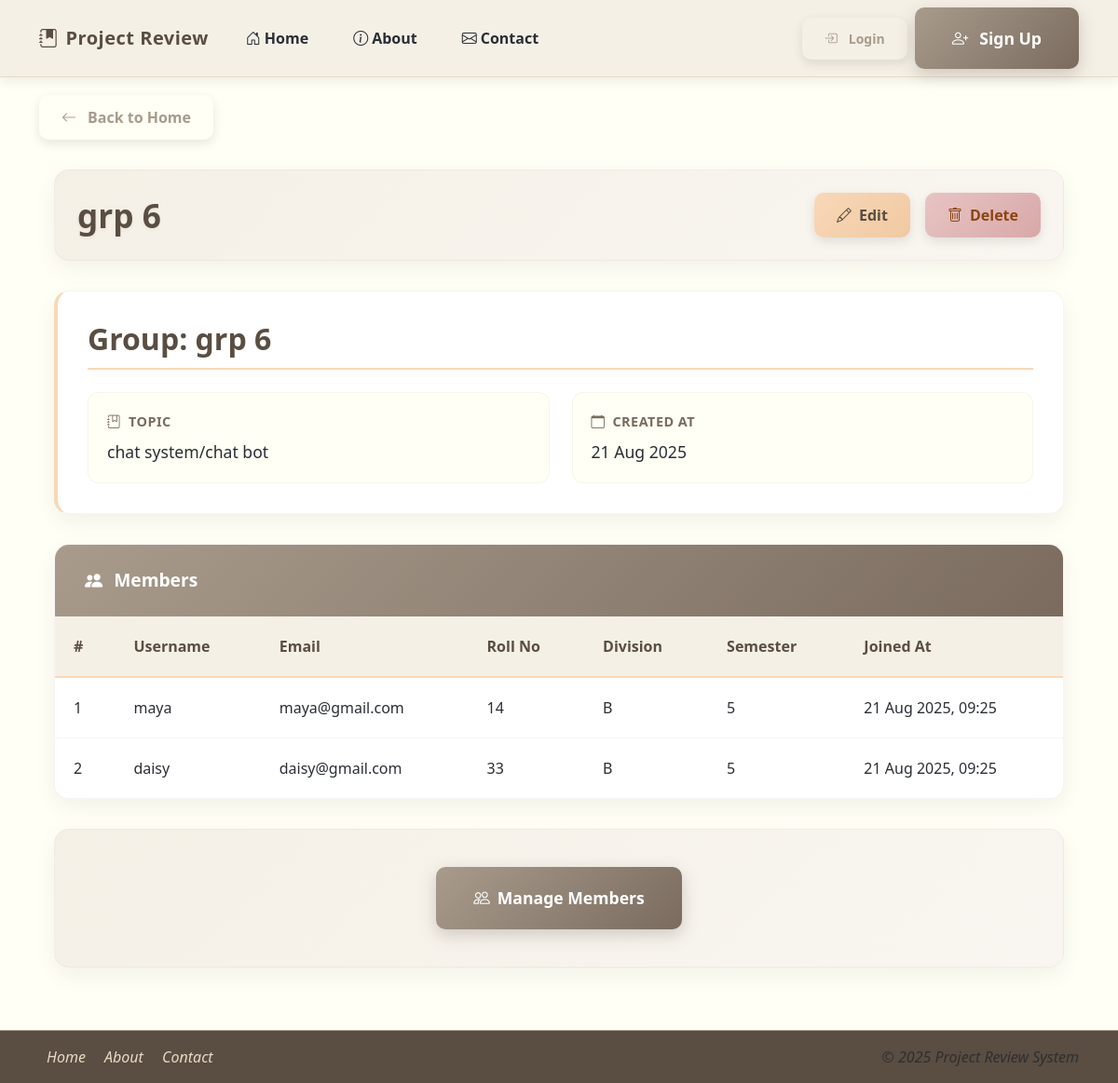
/groups/24/, run on the app's committed database.
### project_review_app/models.py (models this page shows, shortened)
class ProjectGroup(models.Model):
    name = models.CharField(max_length=120)
    max_members = models.PositiveIntegerField(default=3)
    topic = models.ForeignKey(Topic, on_delete=models.SET_NULL, null=True, blank=True)
    division = models.CharField(
        max_length=1,
        choices=CustomUser.DIVISION_CHOICES,
        blank=True,
        null=True
    )
    semester = models.PositiveIntegerField(
        choices=CustomUser.SEMESTER_CHOICES,
        blank=True,
        null=True
    )
    created_at = models.DateTimeField(auto_now_add=True)
    teacher = models.ForeignKey(
        settings.AUTH_USER_MODEL,
        on_delete=models.CASCADE,
        null=True,
        blank=True
    )

class Topic(models.Model):
    title = models.CharField(max_length=255)
    description = models.TextField(blank=True)
    created_by = models.ForeignKey(
        settings.AUTH_USER_MODEL,
        on_delete=models.SET_NULL,
        null=True,
        blank=True,
        related_name="topics_created"
    )
    teacher = models.ForeignKey(
        settings.AUTH_USER_MODEL,
        on_delete=models.SET_NULL,
        null=True,
        blank=True,
        related_name="topics_assigned"
    )
    created_at = models.DateTimeField(auto_now_add=True)
    def __str__(self):
        return self.title

class GroupMember(models.Model):
    group = models.ForeignKey(ProjectGroup, on_delete=models.CASCADE, related_name='members')
    student = models.ForeignKey(
        settings.AUTH_USER_MODEL,
        on_delete=models.CASCADE,
        limit_choices_to={'role': 'student'}
    )
    joined_at = models.DateTimeField(auto_now_add=True)
    class Meta:
        unique_together = ('group', 'student')

class CustomUser(AbstractUser):
    ROLE_CHOICES = (
        ('teacher', 'Teacher'),
        ('student', 'Student'),
        ('admin', 'Admin'),
    )
    DIVISION_CHOICES = (
        ('A', 'Division A'),
        ('B', 'Division B'),
        ('C', 'Division C'),
    )
    SEMESTER_CHOICES = (
        (1, 'Semester 1'),
        (2, 'Semester 2'),
        (3, 'Semester 3'),
        (4, 'Semester 4'),
        (5, 'Semester 5'),
        (6, 'Semester 6'),
    )
    role = models.CharField(max_length=10, choices=ROLE_CHOICES)
    email = models.EmailField(unique=True)
    division = models.CharField(max_length=1, choices=DIVISION_CHOICES, blank=True, null=True)
    roll_no = models.CharField(max_length=20, blank=True, null=True)
    semester = models.PositiveIntegerField(choices=SEMESTER_CHOICES, blank=True, null=True)
    department = models.CharField(max_length=100, blank=True, null=True)
    subject = models.CharField(max_length=100, blank=True, null=True)

### project_review_app/views.py (the view)
# urls.py: path('groups/<int:pk>/', views.group_detail, name='group_detail'),
def group_detail(request, pk):
    group = get_object_or_404(ProjectGroup, id=pk)
    members = group.members.select_related("student")
    return render(request, 'teacher/group_detail.html', {'group': group, 'members': members})

### templates/teacher/group_detail.html (shortened to what this page needs)
{% extends 'base.html' %}
{% load static %}
{% block content %}
<div class="content-container">
    <div class="header-section">
        <h2>{{ group.name }}</h2>
        <div class="action-buttons">
            <a href="{% url 'group_update' group.id %}" class="btn btn-warning">
                <i class="bi bi-pencil"></i> Edit
            </a>
            <a href="{% url 'group_delete' group.id %}" class="btn btn-danger">
                <i class="bi bi-trash"></i> Delete
            </a>
        </div>
    </div>
    <div class="group-info-card">
        <h2>Group: {{ group.name }}</h2>
        <div class="info-grid">
            <div class="info-item">
                <div class="info-label">
                    <i class="bi bi-journal-bookmark"></i> Topic
                </div>
                <div class="info-value">{{ group.topic }}</div>
            </div>
            <div class="info-item">
                <div class="info-label">
                    <i class="bi bi-calendar"></i> Created At
                </div>
                <div class="info-value">{{ group.created_at|date:"d M Y" }}</div>
            </div>
        </div>
    </div>
    <div class="members-section">
        <div class="section-header">
            <i class="bi bi-people-fill"></i> Members
        </div>
        <div class="table-container">
            <table class="custom-table">
                <thead>
                    <tr>
                        <th>#</th>
                        <th>Username</th>
                        <th>Email</th>
                        <th>Roll No</th>
                        <th>Division</th>
                        <th>Semester</th>
                        <th>Joined At</th>
                    </tr>
                </thead>
                <tbody>
                    {% for member in members %}
                    <tr>
                        <td data-label="#">{{ forloop.counter }}</td>
                        <td data-label="Username">{{ member.student.username }}</td>
                        <td data-label="Email">{{ member.student.email }}</td>
                        <td data-label="Roll No">{{ member.student.roll_no }}</td>
                        <td data-label="Division">{{ member.student.division }}</td>
                        <td data-label="Semester">{{ member.student.semester }}</td>
                        <td data-label="Joined At">{{ member.joined_at|date:"d M Y, H:i" }}</td>
                    </tr>
                    {% empty %}
                    <tr>
                        <td colspan="7" class="text-center">No members assigned yet.</td>
                    </tr>
                    {% endfor %}
                </tbody>
            </table>
        </div>
    </div>
    <div class="action-section">
        <a href="{% url 'assign_members' group.id %}" class="btn btn-primary">
            <i class="bi bi-people"></i> Manage Members
        </a>
    </div>
</div>
{% endblock %}

### templates/base.html (style rules this page uses)
:root { --ivory: #FFFFF8; --linen: #FAF5EC; --cashmere: #E8DBC5; --taupe: #B8A99A; --mocha: #8B7D6B; --umber: #5E5347; --slate: #7D8B99; --charcoal: #3A4149; }
body { background: var(--ivory); min-height: 100vh; display: flex; flex-direction: column; font-family: 'Segoe UI', Tahoma, Geneva, Verdana, sans-serif; color: var(--charcoal); padding-top: 70px; padding-bottom: 60px; }
.btn-primary { background-color: var(--taupe); border-color: var(--taupe); color: white; font-weight: 600; padding: 0.75rem 1.5rem; transition: all 0.3s; }
h1, h2, h3, h4, h5, h6 { color: var(--umber); font-weight: 600; }

### templates/teacher/group_detail.html (style rules this page uses)
:root { --ivory: #FFFFF5; --linen: #F5F0E6; --peach: #F8D8B8; --taupe: #A89B8C; --mocha: #7A6B5E; --umber: #5A4D42; --slate: #6C7A89; --charcoal: #2A2E35; --transition: all 0.3s cubic-bezier(0.25, 0.8, 0.25, 1); }
.content-container { max-width: 1400px; margin: 2rem auto; padding: 0 1rem; }
.header-section { display: flex; justify-content: space-between; align-items: center; margin-bottom: 2rem; padding: 1.5rem; background: linear-gradient(135deg, var(--linen) 0%, #f9f6f1 100%); border-radius: 16px; box-shadow: 0 8px 25px rgba(0, 0, 0, 0.06); border: 1px solid rgba(168, 155, 140, 0.1); }
.header-section h2 { color: var(--umber); font-weight: 700; font-size: 2.2rem; margin: 0; text-shadow: 0 2px 4px rgba(0, 0, 0, 0.05); }
.action-buttons { display: flex; gap: 1rem; }
.btn { padding: 0.75rem 1.5rem; border-radius: 10px; font-weight: 600; text-decoration: none; transition: var(--transition); border: none; display: inline-flex; align-items: center; gap: 0.5rem; box-shadow: 0 4px 12px rgba(0, 0, 0, 0.1); }
.btn-warning { background: linear-gradient(135deg, var(--peach) 0%, #f0c9a1 100%); color: var(--umber); }
.btn-danger { background: linear-gradient(135deg, #e8c4c4 0%, #d8a8a8 100%); color: #8b4513; }
.group-info-card { background: white; padding: 2rem; border-radius: 16px; box-shadow: 0 8px 25px rgba(0, 0, 0, 0.06); margin-bottom: 2rem; border: 1px solid rgba(168, 155, 140, 0.1); border-left: 4px solid var(--peach); }
.group-info-card h2 { color: var(--umber); font-weight: 700; margin-bottom: 1.5rem; padding-bottom: 0.75rem; border-bottom: 2px solid var(--peach); }
.info-grid { display: grid; grid-template-columns: repeat(auto-fit, minmax(250px, 1fr)); gap: 1.5rem; }
.info-item { background: var(--ivory); padding: 1.25rem; border-radius: 12px; border: 1px solid rgba(168, 155, 140, 0.1); }
.info-label { color: var(--mocha); font-weight: 600; font-size: 0.9rem; text-transform: uppercase; letter-spacing: 0.5px; margin-bottom: 0.5rem; display: flex; align-items: center; gap: 0.5rem; }
.info-value { color: var(--charcoal); font-size: 1.1rem; font-weight: 500; }
.members-section { background: white; border-radius: 16px; box-shadow: 0 8px 25px rgba(0, 0, 0, 0.06); overflow: hidden; margin-bottom: 2rem; border: 1px solid rgba(168, 155, 140, 0.1); }
.section-header { background: linear-gradient(135deg, var(--taupe) 0%, var(--mocha) 100%); color: white; padding: 1.5rem 2rem; font-weight: 600; font-size: 1.2rem; display: flex; align-items: center; gap: 0.75rem; }
.table-container { overflow-x: auto; }
.custom-table { width: 100%; border-collapse: separate; border-spacing: 0; background: var(--ivory); }
.custom-table thead th { background: var(--linen); color: var(--umber); font-weight: 600; padding: 1.25rem; text-align: left; border-bottom: 2px solid var(--peach); position: sticky; top: 0; }
.custom-table tbody td { padding: 1.25rem; border-bottom: 1px solid rgba(168, 155, 140, 0.1); color: var(--charcoal); transition: var(--transition); }
.custom-table tbody tr { background: white; transition: var(--transition); }
.custom-table tbody tr:last-child td { border-bottom: none; }
.action-section { text-align: center; padding: 2.5rem; background: linear-gradient(135deg, var(--linen) 0%, #f9f6f1 100%); border-radius: 16px; box-shadow: 0 8px 25px rgba(0, 0, 0, 0.06); border: 1px solid rgba(168, 155, 140, 0.1); }
.btn-primary { background: linear-gradient(135deg, var(--taupe) 0%, var(--mocha) 100%); color: white; padding: 1.25rem 2.5rem; font-weight: 600; font-size: 1.1rem; box-shadow: 0 6px 18px rgba(90, 77, 66, 0.25); }

### data on the page
ProjectGroup: name "grp 6", topic "chat system/chat bot", created_at "21 Aug 2025"
GroupMember: student.username "maya", student.email "maya@gmail.com", student.roll_no "14", student.division "B", student.semester "5", joined_at "21 Aug 2025, 09:25"
GroupMember: student.username "daisy", student.email "daisy@gmail.com", student.roll_no "33", student.division "B", student.semester "5", joined_at "21 Aug 2025, 09:25"
